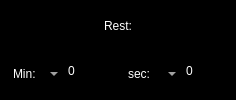
           <widget class="QFrame" name="frame_6">
            <property name="styleSheet">
             <string notr="true">background-color:#000000;
border-right: 0;
</string>
            </property>
            <property name="frameShape">
             <enum>QFrame::StyledPanel</enum>
            </property>
            <property name="frameShadow">
             <enum>QFrame::Raised</enum>
            </property>
            <layout class="QHBoxLayout" name="horizontalLayout_10">
             <property name="spacing">
              <number>0</number>
             </property>
             <property name="leftMargin">
              <number>0</number>
             </property>
             <property name="topMargin">
              <number>0</number>
             </property>
             <property name="rightMargin">
              <number>0</number>
             </property>
             <property name="bottomMargin">
              <number>0</number>
             </property>
             <item>
              <widget class="QFrame" name="frame_18">
               <property name="styleSheet">
                <string notr="true">background-color: #000000;
border-right: 0;</string>
               </property>
               <property name="frameShape">
                <enum>QFrame::StyledPanel</enum>
               </property>
               <property name="frameShadow">
                <enum>QFrame::Raised</enum>
               </property>
               <layout class="QVBoxLayout" name="verticalLayout_7">
                <property name="spacing">
                 <number>0</number>
                </property>
                <property name="leftMargin">
                 <number>0</number>
                </property>
                <property name="topMargin">
                 <number>0</number>
                </property>
                <property name="rightMargin">
                 <number>0</number>
                </property>
                <property name="bottomMargin">
                 <number>0</number>
                </property>
                <item>
                 <widget class="QFrame" name="frame_19">
                  <property name="styleSheet">
                   <string notr="true">background-color:#000000;</string>
                  </property>
                  <property name="frameShape">
                   <enum>QFrame::StyledPanel</enum>
                  </property>
                  <property name="frameShadow">
                   <enum>QFrame::Raised</enum>
                  </property>
                  <layout class="QVBoxLayout" name="verticalLayout_8">
                   <property name="spacing">
                    <number>0</number>
                   </property>
                   <property name="leftMargin">
                    <number>0</number>
                   </property>
                   <property name="topMargin">
                    <number>0</number>
                   </property>
                   <property name="rightMargin">
                    <number>0</number>
                   </property>
                   <property name="bottomMargin">
                    <number>0</number>
                   </property>
                   <item>
                    <widget class="QLabel" name="lblTimeRest">
                     <property name="styleSheet">
                      <string notr="true">font: 87 14pt &quot;Arial Black&quot;;
color: rgb(255, 255, 255);</string>
                     </property>
                     <property name="text">
                      <string>Rest:</string>
                     </property>
                     <property name="alignment">
                      <set>Qt::AlignCenter</set>
                     </property>
                    </widget>
                   </item>
                  </layout>
                 </widget>
                </item>
                <item>
                 <widget class="QFrame" name="frame_20">
                  <property name="maximumSize">
                   <size>
                    <width>16777215</width>
                    <height>60</height>
                   </size>
                  </property>
                  <property name="styleSheet">
                   <string notr="true">background-color:#000000;
border-radius: 0;
</string>
                  </property>
                  <property name="frameShape">
                   <enum>QFrame::StyledPanel</enum>
                  </property>
                  <property name="frameShadow">
                   <enum>QFrame::Raised</enum>
                  </property>
                  <layout class="QHBoxLayout" name="horizontalLayout_7">
                   <property name="spacing">
                    <number>10</number>
                   </property>
                   <property name="leftMargin">
                    <number>3</number>
                   </property>
                   <property name="topMargin">
                    <number>0</number>
                   </property>
                   <property name="rightMargin">
                    <number>0</number>
                   </property>
                   <property name="bottomMargin">
                    <number>0</number>
                   </property>
                   <item>
                    <widget class="QFrame" name="frame_21">
                     <property name="styleSheet">
                      <string notr="true">background-color:#000000;</string>
                     </property>
                     <property name="frameShape">
                      <enum>QFrame::StyledPanel</enum>
                     </property>
                     <property name="frameShadow">
                      <enum>QFrame::Raised</enum>
                     </property>
                     <layout class="QHBoxLayout" name="horizontalLayout_8">
                      <property name="spacing">
                       <number>10</number>
                      </property>
                      <property name="leftMargin">
                       <number>8</number>
                      </property>
                      <property name="topMargin">
                       <number>0</number>
                      </property>
                      <property name="rightMargin">
                       <number>0</number>
                      </property>
                      <property name="bottomMargin">
                       <number>0</number>
                      </property>
                      <item>
                       <widget class="QLabel" name="lblRestMinutes">
                        <property name="styleSheet">
                         <string notr="true">font: 87 10pt &quot;Arial Black&quot;;
color: rgb(255, 255, 255);
border: 0;
</string>
                        </property>
                        <property name="text">
                         <string>Min:</string>
                        </property>
                       </widget>
                      </item>
                      <item>
                       <widget class="QComboBox" name="comboRestMinutes">
                        <property name="minimumSize">
                         <size>
                          <width>67</width>
                          <height>40</height>
                         </size>
                        </property>
                        <property name="maximumSize">
                         <size>
                          <width>16777215</width>
                          <height>40</height>
                         </size>
                        </property>
                        <property name="cursor">
                         <cursorShape>PointingHandCursor</cursorShape>
                        </property>
                        <property name="mouseTracking">
                         <bool>true</bool>
                        </property>
                        <property name="tabletTracking">
                         <bool>true</bool>
                        </property>
                        <property name="layoutDirection">
                         <enum>Qt::RightToLeft</enum>
                        </property>
                        <property name="styleSheet">
                         <string notr="true">padding: 5px 6px 11px;
color: white;
font: 16pt &quot;Arial&quot;;</string>
                        </property>
                        <item>
                         <property name="text">
                          <string>0</string>
                         </property>
                        </item>
                        <item>
                         <property name="text">
                          <string>1</string>
                         </property>
                        </item>
                        <item>
                         <property name="text">
                          <string>2</string>
                         </property>
                        </item>
                        <item>
                         <property name="text">
                          <string>3</string>
                         </property>
                        </item>
                        <item>
                         <property name="text">
                          <string>4</string>
                         </property>
                        </item>
                        <item>
                         <property name="text">
                          <string>5</string>
                         </property>
                        </item>
                        <item>
                         <property name="text">
                          <string>6</string>
                         </property>
                        </item>
                        <item>
                         <property name="text">
                          <string>7</string>
                         </property>
                        </item>
                        <item>
                         <property name="text">
                          <string>8</string>
                         </property>
                        </item>
                        <item>
                         <property name="text">
                          <string>9</string>
                         </property>
                        </item>
                        <item>
                         <property name="text">
                          <string>10</string>
                         </property>
                        </item>
                        <item>
                         <property name="text">
                          <string>11</string>
                         </property>
                        </item>
                        <item>
                         <property name="text">
                          <string>12</string>
                         </property>
                        </item>
                        <item>
                         <property name="text">
                          <string>13</string>
                         </property>
                        </item>
                        <item>
                         <property name="text">
                          <string>14</string>
                         </property>
                        </item>
                        <item>
                         <property name="text">
                          <string>15</string>
                         </property>
                        </item>
                        <item>
                         <property name="text">
                          <string>16</string>
                         </property>
                        </item>
                        <item>
                         <property name="text">
                          <string>17</string>
                         </property>
                        </item>
                        <item>
                         <property name="text">
                          <string>18</string>
                         </property>
                        </item>
                        <item>
                         <property name="text">
                          <string>19</string>
                         </property>
                        </item>
                        <item>
                         <property name="text">
                          <string>20</string>
                         </property>
                        </item>
                        <item>
                         <property name="text">
                          <string>21</string>
                         </property>
                        </item>
                        <item>
                         <property name="text">
                          <string>22</string>
                         </property>
                        </item>
                        <item>
                         <property name="text">
                          <string>23</string>
                         </property>
                        </item>
                        <item>
                         <property name="text">
                          <string>24</string>
                         </property>
                        </item>
                        <item>
                         <property name="text">
                          <string>25</string>
                         </property>
                        </item>
                        <item>
                         <property name="text">
                          <string>26</string>
                         </property>
                        </item>
                        <item>
                         <property name="text">
                          <string>27</string>
                         </property>
                        </item>
                        <item>
                         <property name="text">
                          <string>28</string>
                         </property>
                        </item>
                        <item>
                         <property name="text">
                          <string>29</string>
                         </property>
                        </item>
                        <item>
                         <property name="text">
                          <string>30</string>
                         </property>
                        </item>
                        <item>
                         <property name="text">
                          <string>31</string>
                         </property>
                        </item>
                        <item>
                         <property name="text">
                          <string>32</string>
                         </property>
                        </item>
                        <item>
                         <property name="text">
                          <string>33</string>
                         </property>
                        </item>
                        <item>
                         <property name="text">
                          <string>34</string>
                         </property>
                        </item>
                        <item>
                         <property name="text">
                          <string>35</string>
                         </property>
                        </item>
                        <item>
                         <property name="text">
                          <string>36</string>
                         </property>
                        </item>
                        <item>
                         <property name="text">
                          <string>37</string>
                         </property>
                        </item>
                        <item>
                         <property name="text">
                          <string>38</string>
                         </property>
                        </item>
                        <item>
                         <property name="text">
                          <string>39</string>
                         </property>
                        </item>
                        <item>
                         <property name="text">
                          <string>40</string>
                         </property>
                        </item>
                        <item>
                         <property name="text">
                          <string>41</string>
                         </property>
                        </item>
                        <item>
                         <property name="text">
                          <string>42</string>
                         </property>
                        </item>
                        <item>
                         <property name="text">
                          <string>43</string>
                         </property>
                        </item>
                        <item>
                         <property name="text">
                          <string>44</string>
                         </property>
                        </item>
                        <item>
                         <property name="text">
                          <string>45</string>
                         </property>
                        </item>
                        <item>
                         <property name="text">
                          <string>46</string>
                         </property>
                        </item>
                        <item>
                         <property name="text">
                          <string>47</string>
                         </property>
                        </item>
                        <item>
                         <property name="text">
                          <string>48</string>
                         </property>
                        </item>
                        <item>
                         <property name="text">
                          <string>49</string>
                         </property>
                        </item>
                        <item>
                         <property name="text">
                          <string>50</string>
                         </property>
                        </item>
                        <item>
                         <property name="text">
                          <string>51</string>
                         </property>
                        </item>
                        <item>
                         <property name="text">
                          <string>52</string>
                         </property>
                        </item>
                        <item>
                         <property name="text">
                          <string>53</string>
                         </property>
                        </item>
                        <item>
                         <property name="text">
                          <string>54</string>
                         </property>
                        </item>
                        <item>
                         <property name="text">
                          <string>55</string>
                         </property>
                        </item>
                        <item>
                         <property name="text">
                          <string>56</string>
                         </property>
                        </item>
                        <item>
                         <property name="text">
                          <string>57</string>
                         </property>
                        </item>
                        <item>
                         <property name="text">
                          <string>58</string>
                         </property>
                        </item>
                        <item>
                         <property name="text">
                          <string>59</string>
                         </property>
                        </item>
                       </widget>
                      </item>
                     </layout>
                    </widget>
                   </item>
                   <item>
                    <widget class="QFrame" name="frame_22">
                     <property name="styleSheet">
                      <string notr="true">background-color:#000000;</string>
                     </property>
                     <property name="frameShape">
                      <enum>QFrame::StyledPanel</enum>
                     </property>
                     <property name="frameShadow">
                      <enum>QFrame::Raised</enum>
                     </property>
                     <layout class="QHBoxLayout" name="horizontalLayout_9">
                      <property name="spacing">
                       <number>10</number>
                      </property>
                      <property name="leftMargin">
                       <number>5</number>
                      </property>
                      <property name="topMargin">
                       <number>0</number>
                      </property>
                      <property name="rightMargin">
                       <number>3</number>
                      </property>
                      <property name="bottomMargin">
                       <number>0</number>
                      </property>
                      <item>
                       <widget class="QLabel" name="lblRestSecond">
                        <property name="styleSheet">
                         <string notr="true">font: 87 10pt &quot;Arial Black&quot;;
color: rgb(255, 255, 255);
border: 0;
</string>
                        </property>
                        <property name="text">
                         <string>sec: </string>
                        </property>
                       </widget>
                      </item>
                      <item>
                       <widget class="QComboBox" name="comboRestSecond">
                        <property name="minimumSize">
                         <size>
                          <width>67</width>
                          <height>40</height>
                         </size>
                        </property>
                        <property name="cursor">
                         <cursorShape>PointingHandCursor</cursorShape>
                        </property>
                        <property name="mouseTracking">
                         <bool>true</bool>
                        </property>
                        <property name="tabletTracking">
                         <bool>true</bool>
                        </property>
                        <property name="layoutDirection">
                         <enum>Qt::RightToLeft</enum>
                        </property>
                        <property name="styleSheet">
                         <string notr="true">padding: 5px 6px 11px;
color: white;
font: 16pt &quot;Arial&quot;;</string>
                        </property>
                        <item>
                         <property name="text">
                          <string>0</string>
                         </property>
                        </item>
                        <item>
                         <property name="text">
                          <string>1</string>
                         </property>
                        </item>
                        <item>
                         <property name="text">
                          <string>2</string>
                         </property>
                        </item>
                        <item>
                         <property name="text">
                          <string>3</string>
                         </property>
                        </item>
                        <item>
                         <property name="text">
                          <string>4</string>
                         </property>
                        </item>
                        <item>
                         <property name="text">
                          <string>5</string>
                         </property>
                        </item>
                        <item>
                         <property name="text">
                          <string>6</string>
                         </property>
                        </item>
                        <item>
                         <property name="text">
                          <string>7</string>
                         </property>
                        </item>
                        <item>
                         <property name="text">
                          <string>8</string>
                         </property>
                        </item>
                        <item>
                         <property name="text">
                          <string>9</string>
                         </property>
                        </item>
                        <item>
                         <property name="text">
                          <string>10</string>
                         </property>
                        </item>
                        <item>
                         <property name="text">
                          <string>11</string>
                         </property>
                        </item>
                        <item>
                         <property name="text">
                          <string>12</string>
                         </property>
                        </item>
                        <item>
                         <property name="text">
                          <string>13</string>
                         </property>
                        </item>
                        <item>
                         <property name="text">
                          <string>14</string>
                         </property>
                        </item>
                        <item>
                         <property name="text">
                          <string>15</string>
                         </property>
                        </item>
                        <item>
                         <property name="text">
                          <string>16</string>
                         </property>
                        </item>
                        <item>
                         <property name="text">
                          <string>17</string>
                         </property>
                        </item>
                        <item>
                         <property name="text">
                          <string>18</string>
                         </property>
                        </item>
                        <item>
                         <property name="text">
                          <string>19</string>
                         </property>
                        </item>
                        <item>
                         <property name="text">
                          <string>20</string>
                         </property>
                        </item>
                        <item>
                         <property name="text">
                          <string>21</string>
                         </property>
                        </item>
                        <item>
                         <property name="text">
                          <string>22</string>
                         </property>
                        </item>
                        <item>
                         <property name="text">
                          <string>23</string>
                         </property>
                        </item>
                        <item>
                         <property name="text">
                          <string>24</string>
                         </property>
                        </item>
                        <item>
                         <property name="text">
                          <string>25</string>
                         </property>
                        </item>
                        <item>
                         <property name="text">
                          <string>26</string>
                         </property>
                        </item>
                        <item>
                         <property name="text">
                          <string>27</string>
                         </property>
                        </item>
                        <item>
                         <property name="text">
                          <string>28</string>
                         </property>
                        </item>
                        <item>
                         <property name="text">
                          <string>29</string>
                         </property>
                        </item>
                        <item>
                         <property name="text">
                          <string>30</string>
                         </property>
                        </item>
                        <item>
                         <property name="text">
                          <string>31</string>
                         </property>
                        </item>
                        <item>
                         <property name="text">
                          <string>32</string>
                         </property>
                        </item>
                        <item>
                         <property name="text">
                          <string>33</string>
                         </property>
                        </item>
                        <item>
                         <property name="text">
                          <string>34</string>
                         </property>
                        </item>
                        <item>
                         <property name="text">
                          <string>35</string>
                         </property>
                        </item>
                        <item>
                         <property name="text">
                          <string>36</string>
                         </property>
                        </item>
                        <item>
                         <property name="text">
                          <string>37</string>
                         </property>
                        </item>
                        <item>
                         <property name="text">
                          <string>38</string>
                         </property>
                        </item>
                        <item>
                         <property name="text">
                          <string>39</string>
                         </property>
                        </item>
                        <item>
                         <property name="text">
                          <string>40</string>
                         </property>
                        </item>
                        <item>
                         <property name="text">
                          <string>41</string>
                         </property>
                        </item>
                        <item>
                         <property name="text">
                          <string>42</string>
                         </property>
                        </item>
                        <item>
                         <property name="text">
                          <string>43</string>
                         </property>
                        </item>
                        <item>
                         <property name="text">
                          <string>44</string>
                         </property>
                        </item>
                        <item>
                         <property name="text">
                          <string>45</string>
                         </property>
                        </item>
                        <item>
                         <property name="text">
                          <string>46</string>
                         </property>
                        </item>
                        <item>
                         <property name="text">
                          <string>47</string>
                         </property>
                        </item>
                        <item>
                         <property name="text">
                          <string>48</string>
                         </property>
                        </item>
                        <item>
                         <property name="text">
                          <string>49</string>
                         </property>
                        </item>
                        <item>
                         <property name="text">
                          <string>50</string>
                         </property>
                        </item>
                        <item>
                         <property name="text">
                          <string>51</string>
                         </property>
                        </item>
                        <item>
                         <property name="text">
                          <string>52</string>
                         </property>
                        </item>
                        <item>
                         <property name="text">
                          <string>53</string>
                         </property>
                        </item>
                        <item>
                         <property name="text">
                          <string>54</string>
                         </property>
                        </item>
                        <item>
                         <property name="text">
                          <string>55</string>
                         </property>
                        </item>
                        <item>
                         <property name="text">
                          <string>56</string>
                         </property>
                        </item>
                        <item>
                         <property name="text">
                          <string>57</string>
                         </property>
                        </item>
                        <item>
                         <property name="text">
                          <string>58</string>
                         </property>
                        </item>
                        <item>
                         <property name="text">
                          <string>59</string>
                         </property>
                        </item>
                       </widget>
                      </item>
                     </layout>
                    </widget>
                   </item>
                  </layout>
                 </widget>
                </item>
               </layout>
              </widget>
             </item>
            </layout>
           </widget>
